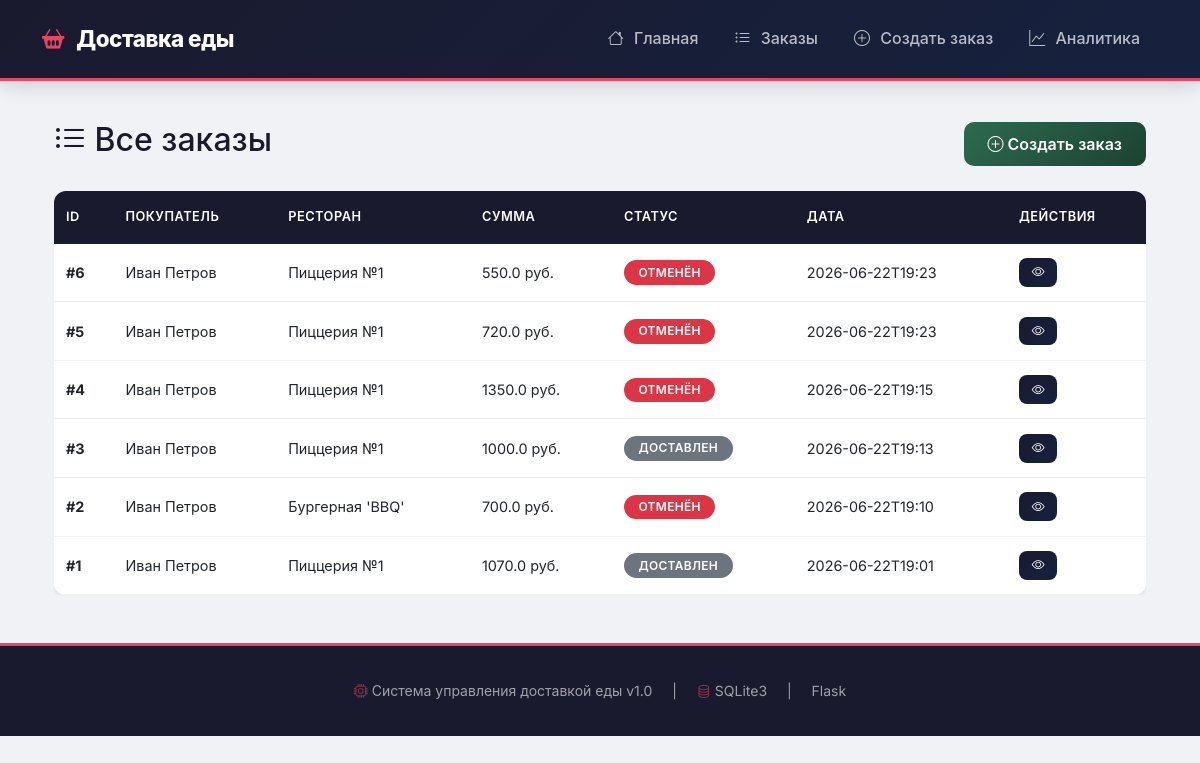
The page /orders on the database its author committed.
### tables this page shows
CREATE TABLE users (
                id INTEGER PRIMARY KEY AUTOINCREMENT,
                name TEXT NOT NULL,
                email TEXT UNIQUE NOT NULL,
                password_hash TEXT NOT NULL,
                phone TEXT,
                address TEXT,
                role TEXT DEFAULT 'customer',
                created_at TIMESTAMP DEFAULT CURRENT_TIMESTAMP
            );

CREATE TABLE restaurants (
                id INTEGER PRIMARY KEY AUTOINCREMENT,
                name TEXT NOT NULL,
                address TEXT NOT NULL,
                phone TEXT,
                cuisine TEXT,
                rating REAL DEFAULT 0,
                latitude REAL,
                longitude REAL,
                created_at TIMESTAMP DEFAULT CURRENT_TIMESTAMP
            );

CREATE TABLE orders (
                id INTEGER PRIMARY KEY AUTOINCREMENT,
                user_id INTEGER NOT NULL,
                restaurant_id INTEGER NOT NULL,
                status TEXT DEFAULT 'new',
                total_price REAL NOT NULL,
                delivery_fee REAL DEFAULT 0,
                delivery_address TEXT NOT NULL,
                delivery_type TEXT DEFAULT 'standard',
                eta_minutes INTEGER,
                created_at TIMESTAMP DEFAULT CURRENT_TIMESTAMP,
                delivered_at TIMESTAMP,
                FOREIGN KEY (user_id) REFERENCES users(id) ON DELETE CASCADE,
                FOREIGN KEY (restaurant_id) REFERENCES restaurants(id) ON DELETE CASCADE
            );

### web/app.py (the view)
@app.route('/orders')
def orders_list():
    all_orders = manager.get_all_orders()
    for order in all_orders:
        conn = db._get_connection()
        cursor = conn.cursor()
        cursor.execute("SELECT name FROM users WHERE id = ?", (order['user_id'],))
        user_row = cursor.fetchone()
        order['user_name'] = user_row[0] if user_row else 'Неизвестно'
        cursor.execute("SELECT name FROM restaurants WHERE id = ?", (order['restaurant_id'],))
        rest_row = cursor.fetchone()
        order['restaurant_name'] = rest_row[0] if rest_row else 'Неизвестно'
    return render_template('orders.html',
                          orders=all_orders,
                          status_ru=STATUS_RU,
                          status_colors=STATUS_COLORS)

### src/database.py (called while the page is built)
    def _get_connection(self):
        if not hasattr(self._local, 'connection') or self._local.connection is None:
            self._local.connection = sqlite3.connect(self.db_path, check_same_thread=False)
            self._local.connection.row_factory = sqlite3.Row
        return self._local.connection

    def close(self):
        if hasattr(self._local, 'connection') and self._local.connection:
            self._local.connection.close()
            self._local.connection = None

    def get_all_orders(self) -> List[Dict[str, Any]]:
        conn = self._get_connection()
        cursor = conn.cursor()
        cursor.execute('SELECT * FROM orders ORDER BY created_at DESC')
        return [dict(row) for row in cursor.fetchall()]

### src/order_manager.py (called while the page is built)
    def get_all_orders(self) -> List[Dict[str, Any]]:
        return self.db.get_all_orders()

### web/templates/orders.html (shortened to what this page needs)
{% extends "base.html" %}
{% block content %}
<div class="container">
    <div class="d-flex justify-content-between align-items-center mb-4">
        <h2><i class="bi bi-list-ul"></i> Все заказы</h2>
        <a href="{{ url_for('create_order') }}" class="btn btn-success">
            <i class="bi bi-plus-circle"></i> Создать заказ
        </a>
    </div>
    {% if orders and orders|length > 0 %}
    <div class="table-responsive">
        <table class="table table-hover shadow-sm" id="ordersTable">
            <thead class="table-dark">
                <tr>
                    <th>ID</th>
                    <th>Покупатель</th>
                    <th>Ресторан</th>
                    <th>Сумма</th>
                    <th>Статус</th>
                    <th>Дата</th>
                    <th>Действия</th>
                </tr>
            </thead>
            <tbody>
                {% for order in orders %}
                <tr>
                    <td><strong>#{{ order.id }}</strong></td>
                    <td>{{ order.user_name if order.user_name else 'Неизвестно' }}</td>
                    <td>{{ order.restaurant_name if order.restaurant_name else 'Неизвестно' }}</td>
                    <td>{{ order.total_price }} руб.</td>
                    <td>
                        <span class="badge" style="background-color: {{ status_colors[order.status] }}">
                            {{ status_ru[order.status] }}
                        </span>
                    </td>
                    <td>{{ order.created_at[:16] if order.created_at else '—' }}</td>
                    <td>
                        <a href="{{ url_for('order_detail', order_id=order.id) }}"
                           class="btn btn-sm btn-primary">
                            <i class="bi bi-eye"></i>
                        </a>
                    </td>
                </tr>
                {% endfor %}
            </tbody>
        </table>
    </div>
    {% endif %}
</div>
{% endblock %}

### web/static/css/style.css (style rules this page uses)
* { margin: 0; padding: 0; box-sizing: border-box; }
body { font-family: 'Inter', -apple-system, BlinkMacSystemFont, 'Segoe UI', Roboto, sans-serif; background: #f0f2f5; min-height: 100vh; display: flex; flex-direction: column; color: #1a1a2e; line-height: 1.6; }
.table { border-radius: 12px; overflow: hidden; margin-bottom: 0; font-size: 0.9rem; }
.table thead th { background: #1a1a2e; color: #fff; font-weight: 600; font-size: 0.8rem; text-transform: uppercase; letter-spacing: 0.5px; padding: 1rem 0.75rem; border: none; }
.table tbody td { padding: 0.9rem 0.75rem; vertical-align: middle; border-bottom: 1px solid #f0f2f5; }
.table tbody tr { transition: all 0.2s ease; }
.badge { font-weight: 600; padding: 0.4rem 0.9rem; border-radius: 50px; font-size: 0.75rem; letter-spacing: 0.3px; text-transform: uppercase; border: none; }
.btn { font-weight: 600; border-radius: 10px; padding: 0.6rem 1.5rem; transition: all 0.3s cubic-bezier(0.4, 0, 0.2, 1); border: none; }
.btn-primary { background: linear-gradient(135deg, #1a1a2e, #16213e); color: #fff; }
.btn-success { background: linear-gradient(135deg, #2d6a4f, #1b4332); color: #fff; }
.btn-sm { padding: 0.3rem 0.8rem; font-size: 0.8rem; border-radius: 8px; }

### rows shown on the page
users: name "Иван Петров" "Иван Петров" "Иван Петров" "Иван Петров" "Иван Петров" "Иван Петров"
restaurants: name "Пиццерия №1" "Пиццерия №1" "Пиццерия №1" "Пиццерия №1" "Пиццерия №1"
orders: total_price "550.0", status "ОТМЕНЁН", created_at "2026-06-22T19:23"
orders: total_price "720.0", status "ОТМЕНЁН", created_at "2026-06-22T19:23"
orders: total_price "1350.0", status "ОТМЕНЁН", created_at "2026-06-22T19:15"
orders: total_price "1000.0", status "ДОСТАВЛЕН", created_at "2026-06-22T19:13"
restaurants: name "Бургерная 'BBQ'"
orders: total_price "700.0", status "ОТМЕНЁН", created_at "2026-06-22T19:10"
orders: total_price "1070.0", status "ДОСТАВЛЕН", created_at "2026-06-22T19:01"

### other values the page prints
{{ order.id }} "6" "5" "4" "3" "2" "1"
